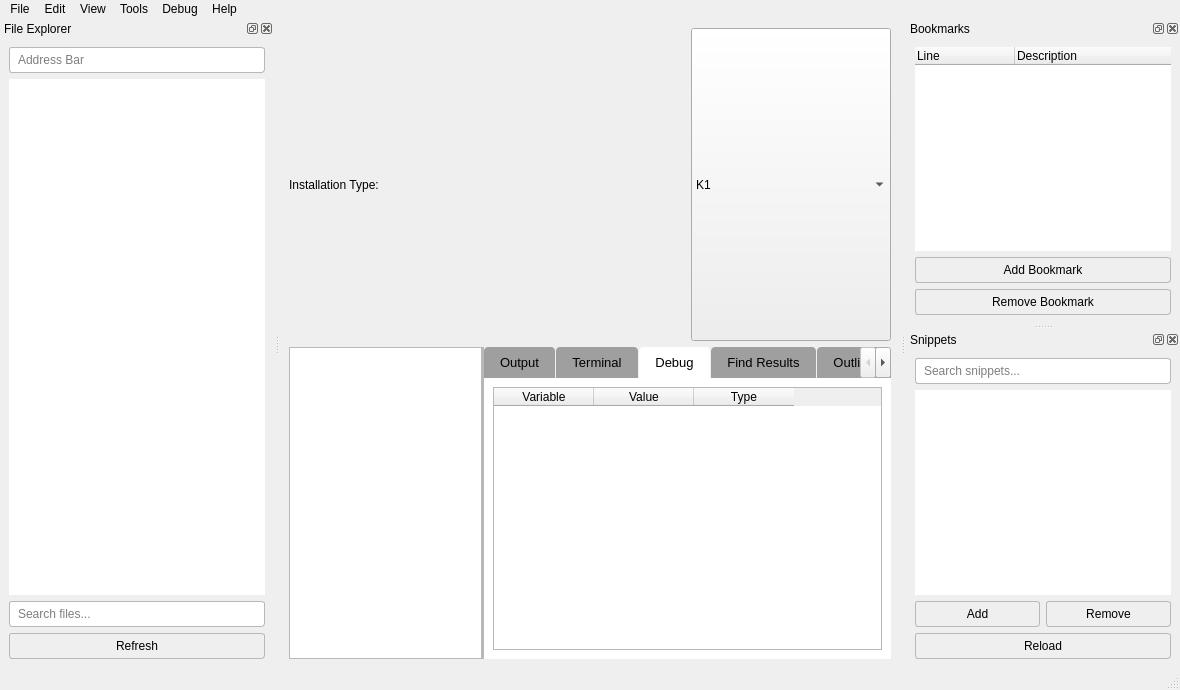
<?xml version="1.0" encoding="UTF-8"?>
<ui version="4.0">
    <class>MainWindow</class>
    <widget class="QMainWindow" name="MainWindow">
        <property name="geometry">
            <rect>
                <x>0</x>
                <y>0</y>
                <width>1180</width>
                <height>690</height>
            </rect>
        </property>
        <property name="windowTitle">
            <string>NSS Editor</string>
        </property>
        <property name="styleSheet">
            <string notr="true">
                /* VS Code-like main window styling */
                QMainWindow {
                    background-color: palette(window);
                    color: palette(windowText);
                }
                
                /* Tab widget pane styling */
                QTabWidget::pane {
                    border: none;
                    background-color: palette(base);
                }
                
                /* Tab bar styling - VS Code style */
                QTabBar::tab {
                    background-color: palette(dark);
                    color: palette(text);
                    padding: 8px 16px;
                    border: none;
                    border-top-left-radius: 4px;
                    border-top-right-radius: 4px;
                    margin-right: 1px;
                }
                QTabBar::tab:selected {
                    background-color: palette(base);
                    color: palette(text);
                }
                QTabBar::tab:hover:!selected {
                    background-color: palette(mid);
                }
                
                /* Input field styling */
                QLineEdit, QTextEdit {
                    background-color: palette(base);
                    color: palette(text);
                    border: 1px solid palette(mid);
                    padding: 4px 6px;
                    border-radius: 3px;
                    selection-background-color: palette(highlight);
                    selection-color: palette(highlighted-text);
                }
                QLineEdit:focus, QTextEdit:focus {
                    border: 1px solid palette(highlight);
                }
                
                /* Button styling */
                QPushButton {
                    background-color: palette(button);
                    color: palette(buttonText);
                    border: 1px solid palette(mid);
                    padding: 5px 12px;
                    border-radius: 3px;
                    min-width: 60px;
                }
                QPushButton:hover {
                    background-color: palette(light);
                }
                QPushButton:pressed {
                    background-color: palette(dark);
                }
                QPushButton:disabled {
                    color: palette(mid);
                }
                
                /* VS Code-like scrollbar styling */
                QScrollBar:vertical {
                    border: none;
                    background-color: transparent;
                    width: 14px;
                    margin: 0;
                }
                QScrollBar::handle:vertical {
                    background-color: palette(mid);
                    border-radius: 4px;
                    min-height: 30px;
                    margin: 2px;
                }
                QScrollBar::handle:vertical:hover {
                    background-color: palette(dark);
                }
                QScrollBar::add-line:vertical, QScrollBar::sub-line:vertical {
                    height: 0;
                    background: none;
                }
                
                QScrollBar:horizontal {
                    border: none;
                    background-color: transparent;
                    height: 14px;
                    margin: 0;
                }
                QScrollBar::handle:horizontal {
                    background-color: palette(mid);
                    border-radius: 4px;
                    min-width: 30px;
                    margin: 2px;
                }
                QScrollBar::handle:horizontal:hover {
                    background-color: palette(dark);
                }
                QScrollBar::add-line:horizontal, QScrollBar::sub-line:horizontal {
                    width: 0;
                    background: none;
                }
                
                /* Tree widget styling */
                QTreeWidget, QListWidget {
                    background-color: palette(base);
                    color: palette(text);
                    border: none;
                    alternate-background-color: palette(alternate-base);
                }
                QTreeWidget::item, QListWidget::item {
                    padding: 4px 2px;
                }
                QTreeWidget::item:hover, QListWidget::item:hover {
                    background-color: palette(alternate-base);
                }
                QTreeWidget::item:selected, QListWidget::item:selected {
                    background-color: palette(highlight);
                    color: palette(highlighted-text);
                }
                
                /* Tooltip styling - VS Code like */
                QToolTip {
                    background-color: palette(window);
                    color: palette(window-text);
                    border: 1px solid palette(mid);
                    border-radius: 4px;
                    padding: 6px 10px;
                }
                
                /* Splitter styling */
                QSplitter::handle {
                    background-color: palette(mid);
                }
                QSplitter::handle:horizontal {
                    width: 2px;
                }
                QSplitter::handle:vertical {
                    height: 2px;
                }
                
                /* Menu styling */
                QMenuBar {
                    background-color: palette(window);
                    color: palette(window-text);
                }
                QMenuBar::item:selected {
                    background-color: palette(highlight);
                    color: palette(highlighted-text);
                }
                QMenu {
                    background-color: palette(window);
                    color: palette(window-text);
                    border: 1px solid palette(mid);
                }
                QMenu::item:selected {
                    background-color: palette(highlight);
                    color: palette(highlighted-text);
                }
            </string>
        </property>
        <widget class="QWidget" name="centralwidget">
            <layout class="QVBoxLayout" name="vboxlytCentralWidget" stretch="0,0">
                <item>
                    <layout class="QHBoxLayout" name="middleTopHorizLyt" stretch="1,0">
                        <item>
                            <widget class="QLabel" name="label">
                                <property name="sizePolicy">
                                    <sizepolicy hsizetype="Expanding" vsizetype="Preferred">
                                        <horstretch>0</horstretch>
                                        <verstretch>0</verstretch>
                                    </sizepolicy>
                                </property>
                                <property name="text">
                                    <string>Installation Type:</string>
                                </property>
                            </widget>
                        </item>
                        <item>
                            <widget class="QComboBox" name="gameSelector">
                                <property name="sizePolicy">
                                    <sizepolicy hsizetype="MinimumExpanding" vsizetype="Preferred">
                                        <horstretch>0</horstretch>
                                        <verstretch>0</verstretch>
                                    </sizepolicy>
                                </property>
                                <property name="minimumSize">
                                    <size>
                                        <width>200</width>
                                        <height>0</height>
                                    </size>
                                </property>
                                <property name="toolTip">
                                    <string>This determines what constants to use for your IDE and
                                        impacts the PyKotor compiler (if used)</string>
                                </property>
                                <property name="placeholderText">
                                    <string />
                                </property>
                                <item>
                                    <property name="text">
                                        <string>K1</string>
                                    </property>
                                </item>
                                <item>
                                    <property name="text">
                                        <string>TSL</string>
                                    </property>
                                </item>
                            </widget>
                        </item>
                    </layout>
                </item>
                <item>
                    <widget class="QSplitter" name="mainSplitter">
                        <property name="Orientation">
                            <enum>Orientation.Vertical</enum>
                        </property>
                        <widget class="CodeEditor" name="codeEdit" />
                        <widget class="QTabWidget" name="panelTabs">
                            <property name="font">
                                <font>
                                    <family>Segoe UI</family>
                                    <pointsize>10</pointsize>
                                </font>
                            </property>
                            <property name="currentIndex">
                                <number>2</number>
                            </property>
                            <property name="movable">
                                <bool>true</bool>
                            </property>
                            <property name="tabBarAutoHide">
                                <bool>true</bool>
                            </property>
                            <widget class="QWidget" name="outputTab">
                                <attribute name="title">
                                    <string>Output</string>
                                </attribute>
                                <layout class="QVBoxLayout" name="vertLytPanelTabs">
                                    <item>
                                        <widget class="QPlainTextEdit" name="outputEdit">
                                            <property name="styleSheet">
                                                <string notr="true">QPlainTextEdit {
    background-color: palette(base);
    color: palette(text);
    border: none;
    padding: 8px;
    selection-background-color: palette(highlight);
    selection-color: palette(highlighted-text);
}</string>
                                            </property>
                                            <property name="cursor" stdset="0">
                                                <cursorShape>IBeamCursor</cursorShape>
                                            </property>
                                            <property name="whatsThis">
                                                <string>Output Window for the NWScript Editor</string>
                                            </property>
                                            <property name="tabChangesFocus">
                                                <bool>true</bool>
                                            </property>
                                            <property name="readOnly">
                                                <bool>true</bool>
                                            </property>
                                            <property name="lineWrapMode">
                                                <enum>QPlainTextEdit::WidgetWidth</enum>
                                            </property>
                                            <property name="placeholderText">
                                                <string>Important errors and logs will appear here.</string>
                                            </property>
                                        </widget>
                                    </item>
                                </layout>
                            </widget>
                            <widget class="QWidget" name="terminalTab">
                                <attribute name="title">
                                    <string>Terminal</string>
                                </attribute>
                                <layout class="QVBoxLayout" name="verticalLayout_13">
                                    <item>
                                        <widget class="QWidget" name="terminalWidget" native="true">
                                            <property name="minimumSize">
                                                <size>
                                                    <width>0</width>
                                                    <height>100</height>
                                                </size>
                                            </property>
                                        </widget>
                                    </item>
                                </layout>
                            </widget>
                            <widget class="QWidget" name="debugTab">
                                <attribute name="title">
                                    <string>Debug</string>
                                </attribute>
                                <layout class="QVBoxLayout" name="verticalLayout_12">
                                    <item>
                                        <widget class="QTableWidget" name="debugTable">
                                            <column>
                                                <property name="text">
                                                    <string>Variable</string>
                                                </property>
                                            </column>
                                            <column>
                                                <property name="text">
                                                    <string>Value</string>
                                                </property>
                                            </column>
                                            <column>
                                                <property name="text">
                                                    <string>Type</string>
                                                </property>
                                            </column>
                                        </widget>
                                    </item>
                                </layout>
                            </widget>
                            <widget class="QWidget" name="findResultsTab">
                                <attribute name="title">
                                    <string>Find Results</string>
                                </attribute>
                                <layout class="QVBoxLayout" name="verticalLayout_11">
                                    <item>
                                        <widget class="QTreeWidget" name="findResultsTree">
                                            <column>
                                                <property name="text">
                                                    <string>File</string>
                                                </property>
                                            </column>
                                            <column>
                                                <property name="text">
                                                    <string>Line</string>
                                                </property>
                                            </column>
                                            <column>
                                                <property name="text">
                                                    <string>Content</string>
                                                </property>
                                            </column>
                                        </widget>
                                    </item>
                                </layout>
                            </widget>
                            <widget class="QWidget" name="outlineTab">
                                <attribute name="title">
                                    <string>Outline</string>
                                </attribute>
                                <layout class="QVBoxLayout" name="verticalLayout_4">
                                    <item>
                                        <widget class="QTreeWidget" name="outlineView">
                                            <column>
                                                <property name="text">
                                                    <string notr="true">1</string>
                                                </property>
                                            </column>
                                        </widget>
                                    </item>
                                </layout>
                            </widget>
                            <widget class="QWidget" name="learnTab">
                                <attribute name="title">
                                    <string>Constants</string>
                                </attribute>
                                <layout class="QVBoxLayout" name="vertLytLearnTab">
                                    <item>
                                        <layout class="QHBoxLayout" name="horizontalLayout_5">
                                            <item>
                                                <widget class="QLineEdit" name="functionSearchEdit">
                                                    <property name="placeholderText">
                                                        <string>Search functions...</string>
                                                    </property>
                                                </widget>
                                            </item>
                                            <item>
                                                <widget class="QLineEdit" name="constantSearchEdit">
                                                    <property name="placeholderText">
                                                        <string>Search constants...</string>
                                                    </property>
                                                </widget>
                                            </item>
                                        </layout>
                                    </item>
                                    <item>
                                        <layout class="QHBoxLayout" name="horizontalLayout">
                                            <item>
                                                <widget class="QListWidget" name="functionList" />
                                            </item>
                                            <item>
                                                <widget class="QListWidget" name="constantList" />
                                            </item>
                                        </layout>
                                    </item>
                                </layout>
                            </widget>
                        </widget>
                    </widget>
                </item>
            </layout>
        </widget>
        <widget class="QStatusBar" name="statusbar" />
        <widget class="QDockWidget" name="fileExplorerDock">
            <property name="windowTitle">
                <string>File Explorer</string>
            </property>
            <attribute name="dockWidgetArea">
                <number>1</number>
            </attribute>
            <widget class="QWidget" name="fileExplorerContents">
                <layout class="QVBoxLayout" name="fileExplorerLayout">
                    <item>
                        <widget class="QLineEdit" name="lineEdit">
                            <property name="placeholderText">
                                <string>Address Bar</string>
                            </property>
                        </widget>
                    </item>
                    <item>
                        <widget class="RobustTreeView" name="fileExplorerView">
                            <property name="styleSheet">
                                <string notr="true">QTreeView {
                                    background-color: palette(base);
                                    color: palette(text);
                                    border: none;
                                    }
                                    QTreeView::item {
                                    padding: 4px;
                                    }
                                    QTreeView::item:selected {
                                    background-color: palette(highlight);
                                    color: palette(highlightedText);
                                    }</string>
                            </property>
                        </widget>
                    </item>
                    <item>
                        <widget class="QLineEdit" name="fileSearchEdit">
                            <property name="placeholderText">
                                <string>Search files...</string>
                            </property>
                        </widget>
                    </item>
                    <item>
                        <widget class="QPushButton" name="refreshFileExplorerButton">
                            <property name="text">
                                <string>Refresh</string>
                            </property>
                        </widget>
                    </item>
                </layout>
            </widget>
        </widget>
        <widget class="QDockWidget" name="bookmarksDock">
            <property name="acceptDrops">
                <bool>true</bool>
            </property>
            <property name="windowTitle">
                <string>Bookmarks</string>
            </property>
            <attribute name="dockWidgetArea">
                <number>2</number>
            </attribute>
            <widget class="QWidget" name="dockWidgetContents_2">
                <layout class="QVBoxLayout" name="verticalLayout_14">
                    <item>
                        <widget class="QTreeWidget" name="bookmarkTree">
                            <column>
                                <property name="text">
                                    <string>Line</string>
                                </property>
                            </column>
                            <column>
                                <property name="text">
                                    <string>Description</string>
                                </property>
                            </column>
                        </widget>
                    </item>
                    <item>
                        <widget class="QPushButton" name="addBookmarkButton">
                            <property name="text">
                                <string>Add Bookmark</string>
                            </property>
                        </widget>
                    </item>
                    <item>
                        <widget class="QPushButton" name="removeBookmarkButton">
                            <property name="text">
                                <string>Remove Bookmark</string>
                            </property>
                        </widget>
                    </item>
                </layout>
            </widget>
        </widget>
        <widget class="QDockWidget" name="snippetsDock">
            <property name="acceptDrops">
                <bool>true</bool>
            </property>
            <property name="windowTitle">
                <string>Snippets</string>
            </property>
            <attribute name="dockWidgetArea">
                <number>2</number>
            </attribute>
            <widget class="QWidget" name="snippetsDockContents">
                <layout class="QVBoxLayout" name="snippetsLayout">
                    <item>
                        <widget class="QLineEdit" name="snippetSearchEdit">
                            <property name="placeholderText">
                                <string>Search snippets...</string>
                            </property>
                        </widget>
                    </item>
                    <item>
                        <widget class="QListWidget" name="snippetList" />
                    </item>
                    <item>
                        <layout class="QHBoxLayout" name="snippetButtonsLayout">
                            <item>
                                <widget class="QPushButton" name="snippetAddButton">
                                    <property name="text">
                                        <string>Add</string>
                                    </property>
                                </widget>
                            </item>
                            <item>
                                <widget class="QPushButton" name="snippetDelButton">
                                    <property name="text">
                                        <string>Remove</string>
                                    </property>
                                </widget>
                            </item>
                        </layout>
                    </item>
                    <item>
                        <widget class="QPushButton" name="snippetReloadButton">
                            <property name="text">
                                <string>Reload</string>
                            </property>
                        </widget>
                    </item>
                </layout>
            </widget>
        </widget>
        <widget class="QMenuBar" name="menubar">
            <property name="geometry">
                <rect>
                    <x>0</x>
                    <y>0</y>
                    <width>1180</width>
                    <height>22</height>
                </rect>
            </property>
            <widget class="QMenu" name="menuFile">
                <property name="title">
                    <string>File</string>
                </property>
                <addaction name="actionNew" />
                <addaction name="actionOpen" />
                <addaction name="actionSave" />
                <addaction name="actionSave_As" />
                <addaction name="actionSave_All" />
                <addaction name="separator" />
                <addaction name="actionClose" />
                <addaction name="actionClose_All" />
                <addaction name="separator" />
                <addaction name="actionCompile" />
                <addaction name="actionRun" />
                <addaction name="separator" />
                <addaction name="actionPrint" />
                <addaction name="separator" />
                <addaction name="actionExit" />
            </widget>
            <widget class="QMenu" name="menuEdit">
                <property name="title">
                    <string>Edit</string>
                </property>
                <addaction name="actionUndo" />
                <addaction name="actionRedo" />
                <addaction name="separator" />
                <addaction name="actionCut" />
                <addaction name="actionCopy" />
                <addaction name="actionPaste" />
                <addaction name="separator" />
                <addaction name="actionFind" />
                <addaction name="actionReplace" />
                <addaction name="actionFind_in_Files" />
                <addaction name="actionGo_to_Line" />
                <addaction name="separator" />
                <addaction name="actionToggle_Comment" />
                <addaction name="actionIndent" />
                <addaction name="actionUnindent" />
            </widget>
            <widget class="QMenu" name="menuView">
                <property name="title">
                    <string>View</string>
                </property>
                <addaction name="actionToggleFileExplorer" />
                <addaction name="actionToggleTerminal" />
                <addaction name="actionToggle_Output_Panel" />
                <addaction name="separator" />
                <addaction name="actionZoom_In" />
                <addaction name="actionZoom_Out" />
                <addaction name="actionReset_Zoom" />
                <addaction name="separator" />
                <addaction name="actionToggle_Line_Numbers" />
                <addaction name="actionToggle_Wrap_Lines" />
            </widget>
            <widget class="QMenu" name="menuTools">
                <property name="title">
                    <string>Tools</string>
                </property>
                <addaction name="actionManage_Snippets" />
                <addaction name="actionManage_Plugins" />
                <addaction name="separator" />
                <addaction name="actionFormat_Code" />
                <addaction name="actionAnalyze_Code" />
                <addaction name="separator" />
            </widget>
            <widget class="QMenu" name="menuDebug">
                <property name="title">
                    <string>Debug</string>
                </property>
                <addaction name="actionStart_Debugging" />
                <addaction name="actionStop_Debugging" />
                <addaction name="actionStep_Over" />
                <addaction name="actionStep_Into" />
                <addaction name="actionStep_Out" />
                <addaction name="separator" />
                <addaction name="actionToggle_Breakpoint" />
                <addaction name="actionClear_All_Breakpoints" />
            </widget>
            <widget class="QMenu" name="menuHelp">
                <property name="title">
                    <string>Help</string>
                </property>
                <addaction name="actionDocumentation" />
                <addaction name="actionKeyboard_Shortcuts" />
                <addaction name="separator" />
                <addaction name="actionCheck_for_Updates" />
                <addaction name="actionAbout" />
            </widget>
            <addaction name="menuFile" />
            <addaction name="menuEdit" />
            <addaction name="menuView" />
            <addaction name="menuTools" />
            <addaction name="menuDebug" />
            <addaction name="menuHelp" />
        </widget>
        <action name="actionNew">
            <property name="text">
                <string>New</string>
            </property>
            <property name="shortcut">
                <string>Ctrl+Shift+B</string>
            </property>
        </action>
        <action name="actionOpen">
            <property name="text">
                <string>Open</string>
            </property>
            <property name="shortcut">
                <string>Ctrl+O</string>
            </property>
        </action>
        <action name="actionSave">
            <property name="text">
                <string>Save</string>
            </property>
            <property name="shortcut">
                <string>Ctrl+S</string>
            </property>
        </action>
        <action name="actionSave_As">
            <property name="text">
                <string>Save As</string>
            </property>
            <property name="shortcut">
                <string>Ctrl+Shift+S</string>
            </property>
        </action>
        <action name="actionSave_All">
            <property name="text">
                <string>Save All</string>
            </property>
            <property name="shortcut">
                <string>Ctrl+Shift+A</string>
            </property>
        </action>
        <action name="actionClose">
            <property name="text">
                <string>Close</string>
            </property>
            <property name="shortcut">
                <string>Ctrl+W</string>
            </property>
        </action>
        <action name="actionClose_All">
            <property name="text">
                <string>Close All</string>
            </property>
            <property name="shortcut">
                <string>Ctrl+Shift+W</string>
            </property>
        </action>
        <action name="actionCompile">
            <property name="text">
                <string>Compile</string>
            </property>
            <property name="shortcut">
                <string>Ctrl+Shift+B</string>
            </property>
        </action>
        <action name="actionRun">
            <property name="text">
                <string>Run</string>
            </property>
            <property name="shortcut">
                <string>F6</string>
            </property>
            <property name="visible">
                <bool>false</bool>
            </property>
        </action>
        <action name="actionPrint">
            <property name="text">
                <string>Print</string>
            </property>
            <property name="shortcut">
                <string>Ctrl+P</string>
            </property>
            <property name="visible">
                <bool>false</bool>
            </property>
            <property name="iconVisibleInMenu">
                <bool>false</bool>
            </property>
        </action>
        <action name="actionExit">
            <property name="text">
                <string>Exit</string>
            </property>
            <property name="shortcut">
                <string>Ctrl+Q</string>
            </property>
        </action>
        <action name="actionUndo">
            <property name="text">
                <string>Undo</string>
            </property>
            <property name="shortcut">
                <string>Ctrl+Z</string>
            </property>
        </action>
        <action name="actionRedo">
            <property name="text">
                <string>Redo</string>
            </property>
            <property name="shortcut">
                <string>Ctrl+Y</string>
            </property>
        </action>
        <action name="actionCut">
            <property name="text">
                <string>Cut</string>
            </property>
            <property name="shortcut">
                <string>Ctrl+X</string>
            </property>
        </action>
        <action name="actionCopy">
            <property name="text">
                <string>Copy</string>
            </property>
            <property name="shortcut">
                <string>Ctrl+C</string>
            </property>
        </action>
        <action name="actionPaste">
            <property name="text">
                <string>Paste</string>
            </property>
            <property name="shortcut">
                <string>Ctrl+V</string>
            </property>
        </action>
        <action name="actionFind">
            <property name="text">
                <string>Find</string>
            </property>
            <property name="shortcut">
                <string>Ctrl+F</string>
            </property>
        </action>
        <action name="actionReplace">
            <property name="text">
                <string>Replace</string>
            </property>
            <property name="shortcut">
                <string>Ctrl+H</string>
            </property>
        </action>
        <action name="actionFind_in_Files">
            <property name="text">
                <string>Find in Files</string>
            </property>
            <property name="shortcut">
                <string>Ctrl+Shift+F</string>
            </property>
        </action>
        <action name="actionGo_to_Line">
            <property name="text">
                <string>Go to Line</string>
            </property>
            <property name="shortcut">
                <string>Ctrl+G</string>
            </property>
        </action>
        <action name="actionGo_to_Function">
            <property name="text">
                <string>Go to Function</string>
            </property>
            <property name="shortcut">
                <string>Ctrl+Shift+G</string>
            </property>
        </action>
        <action name="actionToggle_Comment">
            <property name="text">
                <string>Block Comment</string>
            </property>
            <property name="shortcut">
                <string>Ctrl+/</string>
            </property>
        </action>
        <action name="actionIndent">
            <property name="text">
                <string>Indent</string>
            </property>
            <property name="shortcut">
                <string>Ctrl+I</string>
            </property>
        </action>
        <action name="actionUnindent">
            <property name="text">
                <string>Unindent</string>
            </property>
            <property name="shortcut">
                <string>Ctrl+Shift+I</string>
            </property>
        </action>
        <action name="actionToggleFileExplorer">
            <property name="text">
                <string>Toggle File Explorer</string>
            </property>
            <property name="shortcut">
                <string>Ctrl+B</string>
            </property>
        </action>
        <action name="actionToggleTerminal">
            <property name="text">
                <string>Toggle Snip/Bookmark Panel</string>
            </property>
            <property name="shortcut">
                <string>Ctrl+`</string>
            </property>
        </action>
        <action name="actionToggle_Output_Panel">
            <property name="text">
                <string>Toggle Output Panel</string>
            </property>
            <property name="shortcut">
                <string>Ctrl+Shift+O</string>
            </property>
        </action>
        <action name="actionZoom_In">
            <property name="text">
                <string>Zoom In</string>
            </property>
            <property name="shortcut">
                <string>Ctrl++</string>
            </property>
        </action>
        <action name="actionZoom_Out">
            <property name="text">
                <string>Zoom Out</string>
            </property>
            <property name="shortcut">
                <string>Ctrl+-</string>
            </property>
        </action>
        <action name="actionReset_Zoom">
            <property name="text">
                <string>Reset Zoom</string>
            </property>
            <property name="shortcut">
                <string>Ctrl+0</string>
            </property>
        </action>
        <action name="actionToggle_Line_Numbers">
            <property name="text">
                <string>Toggle Line Numbers</string>
            </property>
            <property name="shortcut">
                <string>Ctrl+Shift+L</string>
            </property>
        </action>
        <action name="actionToggle_Minimap">
            <property name="text">
                <string>Toggle Minimap</string>
            </property>
            <property name="shortcut">
                <string>Ctrl+Shift+M</string>
            </property>
        </action>
        <action name="actionToggle_Wrap_Lines">
            <property name="text">
                <string>Toggle Wrap Lines</string>
            </property>
            <property name="shortcut">
                <string>Ctrl+Shift+W</string>
            </property>
        </action>
        <action name="actionManage_Snippets">
            <property name="text">
                <string>Manage Snippets</string>
            </property>
        </action>
        <action name="actionManage_Plugins">
            <property name="text">
                <string>Manage Plugins</string>
            </property>
            <property name="visible">
                <bool>false</bool>
            </property>
        </action>
        <action name="actionFormat_Code">
            <property name="text">
                <string>Format Code</string>
            </property>
            <property name="shortcut">
                <string>Ctrl+Shift+F</string>
            </property>
        </action>
        <action name="actionAnalyze_Code">
            <property name="text">
                <string>Analyze Code</string>
            </property>
            <property name="shortcut">
                <string>Ctrl+Shift+A</string>
            </property>
        </action>
        <action name="actionGenerate_Documentation">
            <property name="text">
                <string>Generate Documentation</string>
            </property>
            <property name="shortcut">
                <string>Ctrl+Shift+D</string>
            </property>
        </action>
        <action name="actionExport_to_HTML">
            <property name="text">
                <string>Export to HTML</string>
            </property>
            <property name="shortcut">
                <string>Ctrl+Shift+E</string>
            </property>
        </action>
        <action name="actionStart_Debugging">
            <property name="text">
                <string>Start Debugging</string>
            </property>
            <property name="shortcut">
                <string>F9</string>
            </property>
        </action>
        <action name="actionStop_Debugging">
            <property name="text">
                <string>Stop Debugging</string>
            </property>
            <property name="shortcut">
                <string>Shift+F9</string>
            </property>
        </action>
        <action name="actionStep_Over">
            <property name="text">
                <string>Step Over</string>
            </property>
            <property name="shortcut">
                <string>F10</string>
            </property>
        </action>
        <action name="actionStep_Into">
            <property name="text">
                <string>Step Into</string>
            </property>
            <property name="shortcut">
                <string>F11</string>
            </property>
        </action>
        <action name="actionStep_Out">
            <property name="text">
                <string>Step Out</string>
            </property>
            <property name="shortcut">
                <string>Shift+F11</string>
            </property>
        </action>
        <action name="actionToggle_Breakpoint">
            <property name="text">
                <string>Toggle Breakpoint</string>
            </property>
            <property name="shortcut">
                <string>F12</string>
            </property>
        </action>
        <action name="actionClear_All_Breakpoints">
            <property name="text">
                <string>Clear All Breakpoints</string>
            </property>
            <property name="shortcut">
                <string>Ctrl+Shift+F12</string>
            </property>
        </action>
        <action name="actionDocumentation">
            <property name="text">
                <string>Documentation</string>
            </property>
            <property name="shortcut">
                <string>F1</string>
            </property>
        </action>
        <action name="actionKeyboard_Shortcuts">
            <property name="text">
                <string>Keyboard Shortcuts</string>
            </property>
            <property name="shortcut">
                <string>Ctrl+Shift+K</string>
            </property>
        </action>
        <action name="actionCheck_for_Updates">
            <property name="text">
                <string>Check for Updates</string>
            </property>
        </action>
        <action name="actionAbout">
            <property name="text">
                <string>About</string>
            </property>
        </action>
        <action name="actionK1">
            <property name="checkable">
                <bool>true</bool>
            </property>
            <property name="text">
                <string>K1</string>
            </property>
        </action>
        <action name="actionTSL">
            <property name="checkable">
                <bool>true</bool>
            </property>
            <property name="checked">
                <bool>true</bool>
            </property>
            <property name="text">
                <string>TSL</string>
            </property>
        </action>
    </widget>
    <customwidgets>
        <customwidget>
            <class>RobustTreeView</class>
            <extends>QTreeView</extends>
            <header location="global">utility.ui_libraries.qt.widgets.itemviews.treeview</header>
        </customwidget>
        <customwidget>
            <class>CodeEditor</class>
            <extends>QPlainTextEdit</extends>
            <header location="global">toolset.gui.common.widgets.code_editor</header>
        </customwidget>
    </customwidgets>
    <resources />
    <connections />
</ui>
